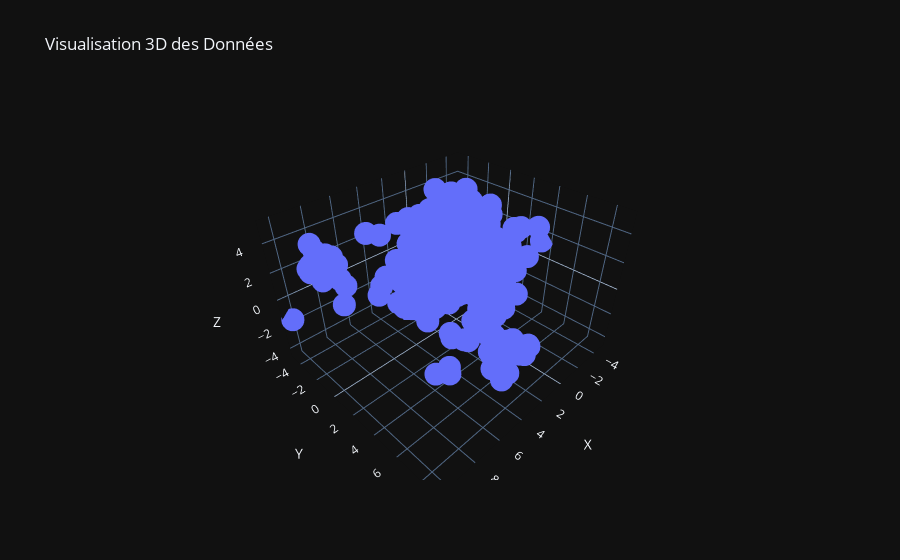

Write notebook code for a chart like this one.
### Code cell
# Créer un DataFrame pour Plotly
plot_df = pd.DataFrame(data, columns=['X', 'Y', 'Z'])

# Créer la visualisation 3D
fig = px.scatter_3d(plot_df, x='X', y='Y', z='Z', title='Visualisation 3D des Données')

# Afficher la figure
fig.show()

### Figure 1 — Plotly figure (JSON) as saved in the notebook; plotly's stock layout.template omitted (floating-point values rounded to 4 significant figures; data arrays with more than 128 entries replaced by an {"elided": "..."} marker saying what was removed)
{"data": [{"hovertemplate": "X=%{x}<br>Y=%{y}<br>Z=%{z}<extra></extra>", "legendgroup": "", "marker": {"color": "#636efa", "symbol": "circle"}, "mode": "markers", "name": "", "scene": "scene", "showlegend": false, "x": {"elided": "730 float values"}, "y": {"elided": "730 float values"}, "z": {"elided": "730 float values"}, "type": "scatter3d"}], "layout": {"scene": {"domain": {"x": [0.0, 1.0], "y": [0.0, 1.0]}, "xaxis": {"title": {"text": "X"}}, "yaxis": {"title": {"text": "Y"}}, "zaxis": {"title": {"text": "Z"}}}, "legend": {"tracegroupgap": 0}, "title": {"text": "Visualisation 3D des Données"}}}
